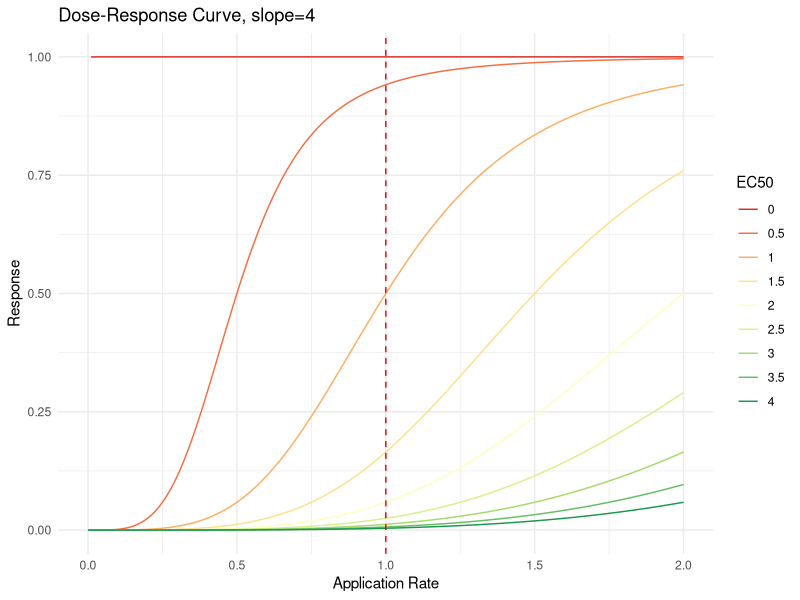
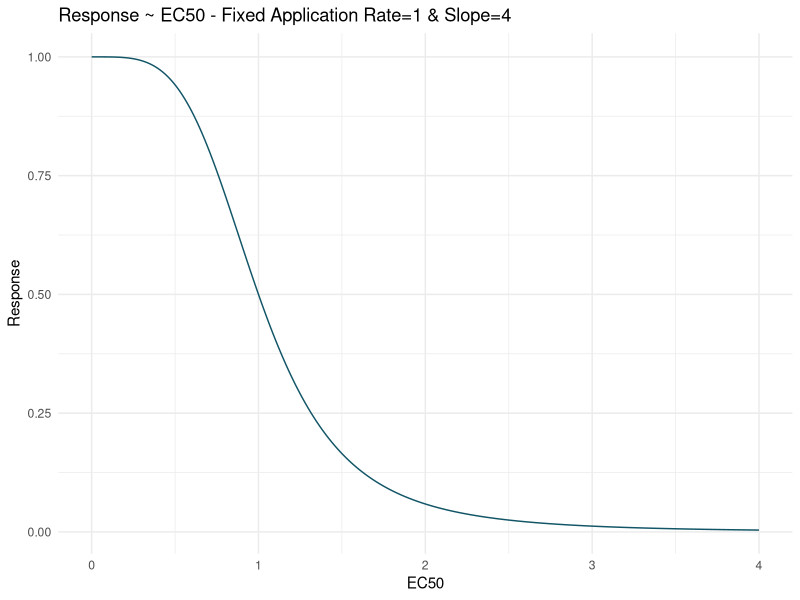
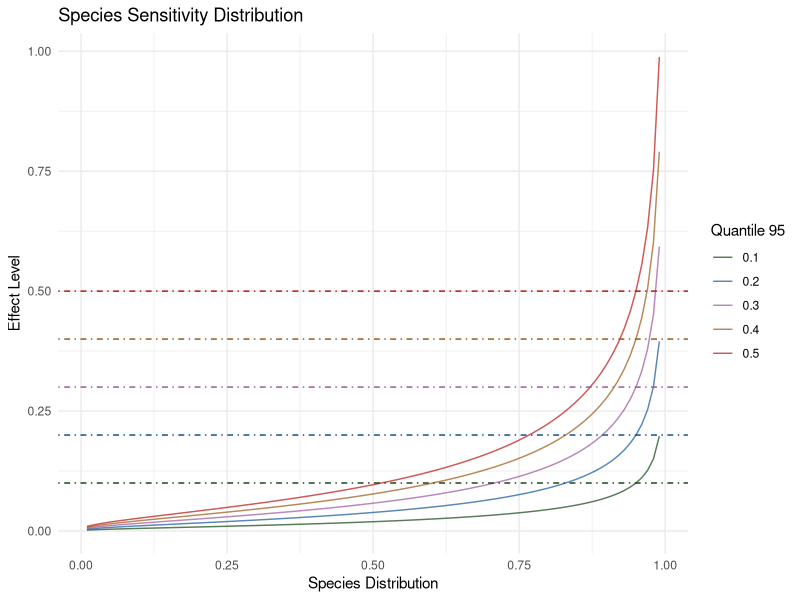

The R script that drew these images, in order: (Note: this script raises an error after producing the figures.)
library(ggplot2)

dose_response <- function(rate, EC50, slope){
    response = rate^slope/(EC50^slope+rate^slope)
    return(response)
}

ec50_foo = function(dose_response, rate, slope){
    ec50 = (rate^slope/dose_response - rate^slope)^(1/slope)
    return(ec50)
}

mu_lognorm <- function(z, sdlog=1){
  log(z) - 1.645 * sdlog
}



# PLOTTING DOSE_RESPONSE
application_rate = seq(0, 2, by=0.01)
grids_par = expand.grid(
    EC50 = seq(0, 4.1, by=0.5),
    slope = 4
)

ls <- apply(grids_par, 1, function(p){
    data.frame(
        rate = application_rate,
        EC50 = p["EC50"],
        slope = p["slope"],
        response = dose_response(application_rate, p["EC50"], p["slope"])
    )
})
do.call("rbind", ls) -> dfDR


ggplot(dfDR, aes(x = rate, y = response, color = as.factor(EC50))) +
  geom_line() +
  theme_minimal() +
  labs(title = "Dose-Response Curve, slope=4", x = "Application Rate", y = "Response") +
  geom_vline(xintercept = 1, linetype=2, color="red") +
  scale_color_brewer(name="EC50", palette = "RdYlGn")

# PLOTTING RESPONSE WITH FIXED APPLICATION RATE
application_rate_fixed = 1
grids_par = expand.grid(
    EC50 = seq(0, 4, by=0.01),
    slope = 4
)
ls <- apply(grids_par, 1, function(p){
    data.frame(
        rate = application_rate_fixed,
        EC50 = p["EC50"],
        slope = p["slope"],
        response = dose_response(application_rate_fixed, p["EC50"], p["slope"])
    )
})
dfEC50 <- do.call("rbind", ls)

ggplot(dfEC50, aes(x = EC50, y = response, group=slope,)) +
    theme_minimal() +
    labs(title = "Response ~ EC50 - Fixed Application Rate=1 & Slope=4",
        x = "EC50",  y = "Response" ) +
    geom_line( color="#115566")


effect_dist = lapply(seq(0.1,0.5, by=0.1), function(p){
  data.frame(
    p=p,
    # rdist=rlnorm(1e5, meanlog = mu_lognorm(p), sdlog = 1)
    pdist=seq(0.01,0.99, by=0.01),
    qdist=qlnorm(seq(0.01,0.99, by=0.01), meanlog = mu_lognorm(p), sdlog = 1)
  )
})
df_effect_dist = do.call("rbind", effect_dist)

ggplot(data=df_effect_dist) +
  theme_minimal() +
  labs(title="Species Sensitivity Distribution",
       x="Species Distribution", y="Effect Level") +
  scale_color_manual(
    name="Quantile 95",
    values=c("#114411", "#115599", "#995599", "#995511", "#BB1111")
  ) +
  geom_line(aes(x=pdist, y=qdist, color=as.factor(p)), alpha=0.7) +
  geom_hline(
    yintercept = c(0.1, 0.2, 0.3, 0.4, 0.5),
    color=c("#114411", "#115599", "#995599", "#995511", "#BB1111"),
    linetype=4
  )



x = ec50_foo(out_dist,1,4)
y = dose_response(1, x, 4)
plot(hist(y))
dfpt = data.frame(
    ec50=x,
    dr=y
)

ggplot() +
    theme_minimal() +
    labs(title = "Response ~ EC50 - with Fixed Application Rate = 1",
         x = "EC50",
         y = "Response" ) +
    scale_color_manual(
        name="slope",
        values=c("#115566", "#665511", "#116655")) +
    geom_line(
        data=dfEC50,
        aes(x = EC50, y = response, group=slope, color=as.factor(slope))) + 
    geom_point(data=dfpt,
        aes(x=ec50, y=dr), alpha=0.1, size=4)
#     
ggplot() +
    theme_minimal() +
    labs(x = "EC50") +
    geom_histogram(data=dfpt, aes(ec50))

ggplot() +
    theme_minimal() +
    labs(x = "Response") +
    geom_histogram(data=dfpt, aes(dr))
